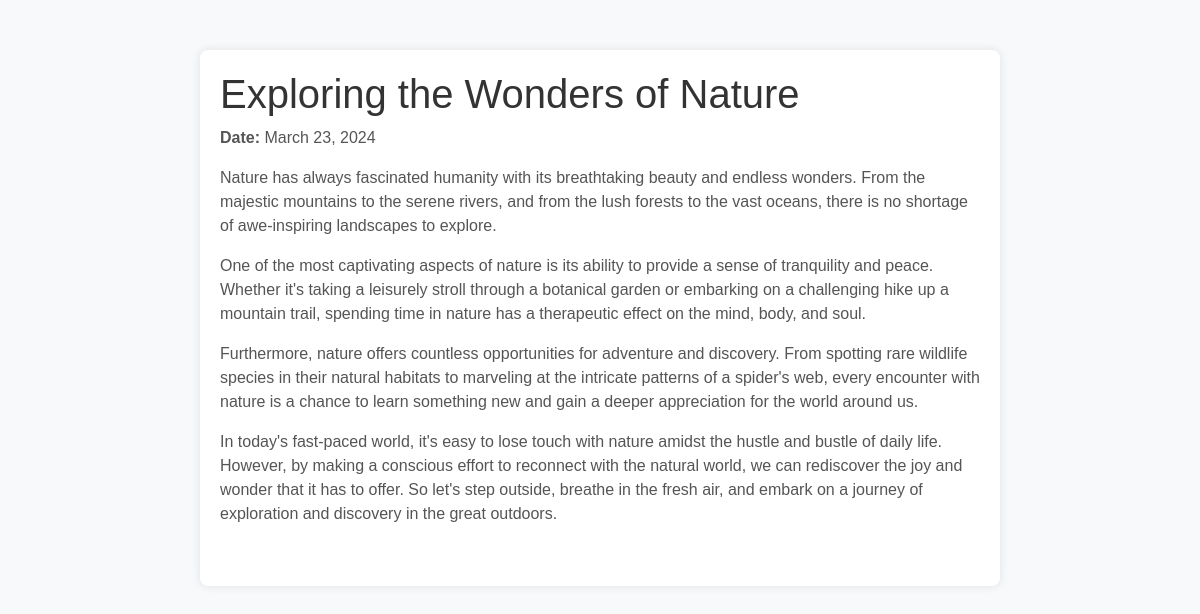
/blog/22/, run on the app's committed database.
### blog/models.py (models this page shows, shortened)
class blog(models.Model):
    user = models.ForeignKey(User, on_delete=models.CASCADE)
    topic=models.CharField(max_length=50)
    content=models.TextField()
    date_created = models.DateField(auto_now_add=True)

### blog/views.py (the view)
# urls.py: path('blog/<int:pk>/', views.fullBlog, name='fullBlog'),
def fullBlog(request,pk):
    blogs = get_object_or_404(blog, pk=pk)
    return render(request, 'full_blog.html', {'blog': blogs})

### blog/templates/full_blog.html (shortened to what this page needs)
<!DOCTYPE html>
<html lang="en">
<head>
    <link href="https://cdn.jsdelivr.net/npm/bootstrap@5.3.3/dist/css/bootstrap.min.css" rel="stylesheet">
</head>
<body>
    <div class="container">
        <h1>{{ blog.topic }}</h1>
        <p><strong>Date:</strong> {{ blog.date_created }}</p>
        <p>{{ blog.content | safe }}</p>
    </div>
</body>
</html>

### blog/templates/full_blog.html (style rules this page uses)
body { font-family: Arial, sans-serif; background-color: #f8f9fa; padding-top: 50px; }
.container { max-width: 800px; margin: auto; padding: 20px; background-color: #fff; border-radius: 8px; box-shadow: 0 0 10px rgba(0, 0, 0, 0.1); }
h1 { color: #333; }
p { color: #555; }

### data on the page
blog: topic "Exploring the Wonders of Nature", date_created "March 23, 2024", content "Nature has always fascinated humanity with its breathtaking beauty and endless wonders. From the majestic mountains to the serene rivers, and from the lush forests to the vast oceans, there is no shortage of awe-inspiring landscapes to explore. One of the most captivating aspects of nature is its ability to provide a sense of tranquility and peace. Whether it's taking a leisurely stroll through a botanical garden or embarking on a challenging hike up a mountain trail, spending time in nature has a therapeutic effect on the mind, body, and soul. Furthermore, nature offers countless opportunities for adventure and discovery. From spotting rare wildlife species in their natural habitats to…"
